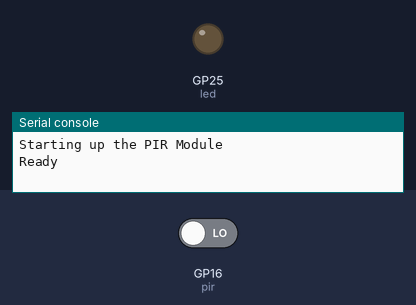
Bench run of a program on a simulated Raspberry Pi Pico running MicroPython. Shown: output pins drawn as LEDs (lit = HIGH), the last lines printed to the serial console. Inputs (shaded band) come from the test bench; at power-on: GP16 (pir) LOW.

Above: at 2.2 s.
2.3 s: GP16 (pir) driven HIGH
At 4.0 s:
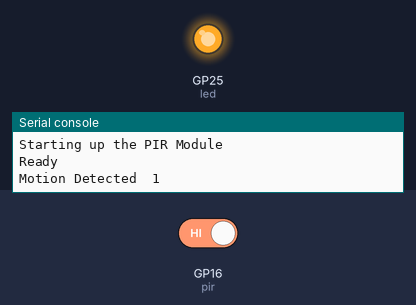
4.5 s: GP16 (pir) driven LOW
At 5.6 s:
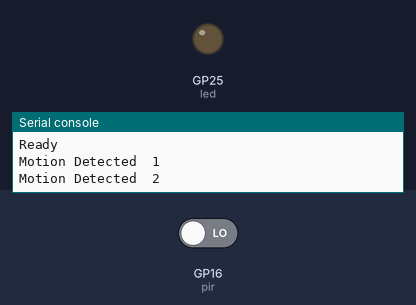
Timing chart, 0 to 7.5 s (numbered marks = the images above; inputs shaded):
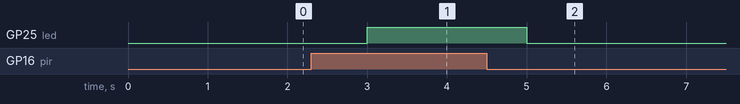

Measured:
- after the input at 2.3 s, GP25 (led): LOW → HIGH after 0.70 s
- after the input at 4.5 s, GP25 (led): HIGH → LOW after 0.50 s

The program:

pirSensor.py
```python
from machine import Pin
import time

pir = Pin(16, Pin.IN, Pin.PULL_DOWN)
led = Pin(25, Pin.OUT)
n = 0

print('Starting up the PIR Module')
time.sleep(1)
led.low()
print('Ready')

while True:
     led.low()
     if pir.value() == 1:
          n = n+1
          print('Motion Detected ',n)
          led.high()

     time.sleep(1)
```
